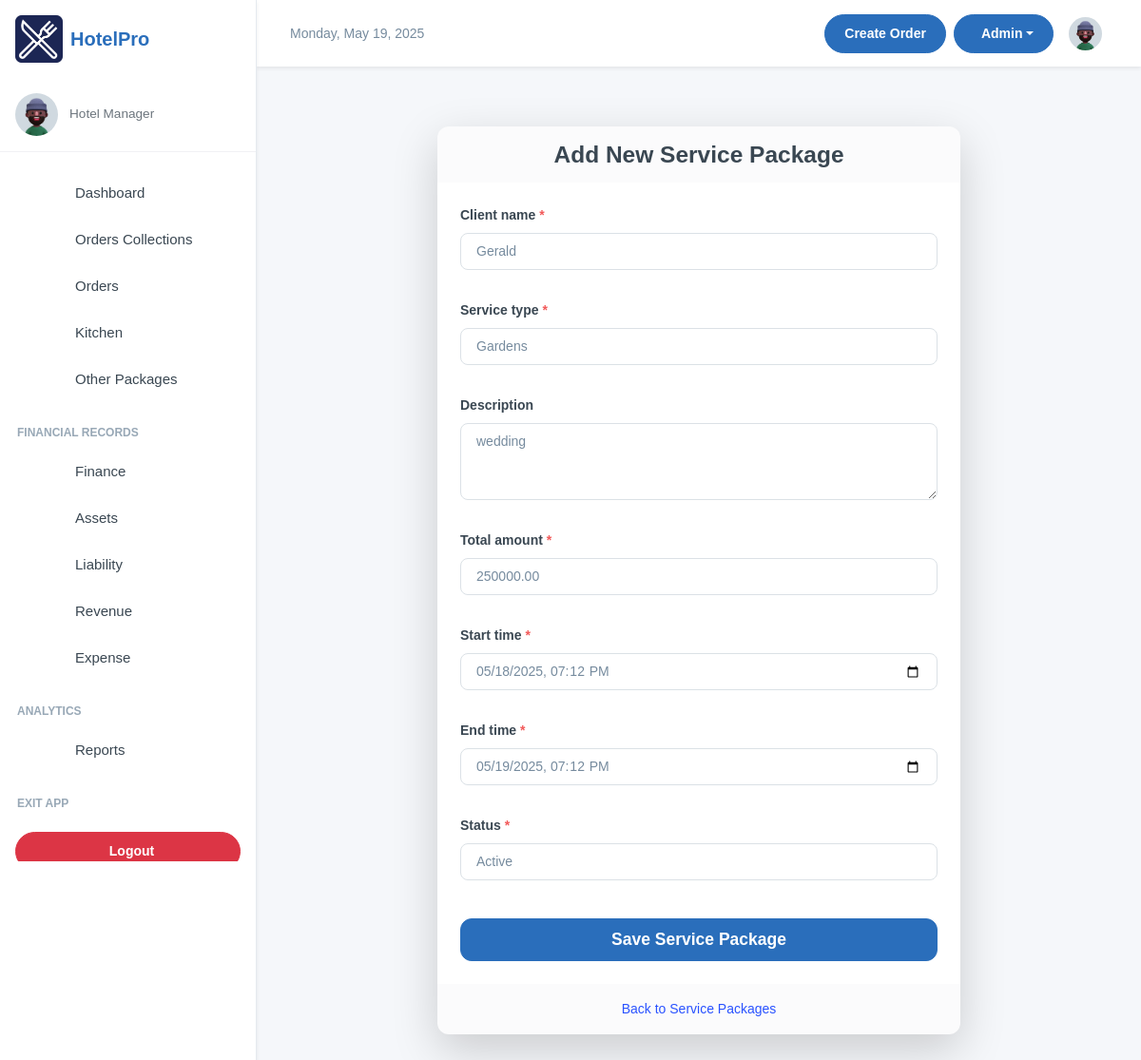
Page /others/packages/1/edit/ on the committed database.
### otherPackages/models.py (models this page shows, shortened)
class OtherPackage(models.Model):
    SERVICE_TYPES = [
        ('Conference', 'Conference Room'),
        ('Gardens', 'Gardens'),
        ('Gym', 'Gym Access'),
        ('Laundry', 'Laundry Service'),
        ('Massage', 'Massage Therapy'),
        ('Other', 'Other Service'),
        ('Parking', 'Car Parking'),
        ('Pool', 'Swimming Pool'),
        ('RoomService', 'Room Service'),
        ('Sauna', 'Sauna Session'),
        ('Spa', 'Spa Treatment'),
        ('WiFi', 'High-Speed Wi-Fi'),
    ]
    STATUS_CHOICES = [
        ('Pending', 'Pending'),
        ('Active', 'Active'),
        ('Completed', 'Completed'),
    ]
    client_name = models.CharField(max_length=200)
    service_type = models.CharField(max_length=50, choices=SERVICE_TYPES)
    description = models.TextField(blank=True, null=True)
    total_amount = models.DecimalField(max_digits=10, decimal_places=2)
    start_time = models.DateTimeField()
    end_time = models.DateTimeField()
    status = models.CharField(max_length=20, choices=STATUS_CHOICES, default='Pending')
    created_at = models.DateTimeField(auto_now_add=True)
    updated_at = models.DateTimeField(auto_now=True)
    created_by = models.ForeignKey(User, on_delete=models.SET_NULL, null=True)
    class Meta:
        ordering = ['-start_time']
        verbose_name = 'Additional Service Package'
        verbose_name_plural = 'Additional Service Packages'

### otherPackages/views.py (the view, shortened to what this page needs)
# urls.py: path('packages/<int:pk>/edit/', PackageUpdateView.as_view(), name='package_edit'),
class PackageUpdateView(UpdateView):
    model = OtherPackage
    form_class = OtherPackageForm
    template_name = 'package_form.html'
    success_url = '/packages/'
    def get_form_kwargs(self):
        kwargs = super().get_form_kwargs()
        kwargs.pop('created_by', None)
        return kwargs

### otherPackages/forms.py
class OtherPackageForm(forms.ModelForm):
    class Meta:
        model = OtherPackage
        fields = '__all__'
        exclude = ['created_by']
        widgets = {
            'start_time': forms.DateTimeInput(attrs={'type': 'datetime-local'}),
            'end_time': forms.DateTimeInput(attrs={'type': 'datetime-local'}),
            'description': forms.Textarea(attrs={'rows': 3}),
        }
    def __init__(self, *args, **kwargs):
        super().__init__(*args, **kwargs)
        for field in self.fields:
            self.fields[field].widget.attrs.update({'class': 'form-control'})
        self.fields['start_time'].widget.attrs['class'] = 'form-control datetimepicker'
        self.fields['end_time'].widget.attrs['class'] = 'form-control datetimepicker'

### otherPackages/templates/package_form.html (shortened to what this page needs)
{% extends 'base.html' %}
{% block content %}
<div class="container py-5">
    <div class="row justify-content-center">
        <div class="col-md-8">
            <div class="card shadow-lg border-0 rounded-lg">
                <div class="card-header text-white">
                    <h3 class="mb-0 text-center">Add New Service Package</h3>
                </div>
                <div class="card-body p-4">
                    <form method="post">
                        <div class="row g-3">
                            {% for field in form %}
                                <div class="col-12">
                                    <div class="form-group mb-3">
                                        <label for="{{ field.id_for_label }}" class="form-label fw-bold">
                                            {{ field.label }}
                                            {% if field.field.required %}
                                                <span class="text-danger">*</span>
                                            {% endif %}
                                        </label>
                                        {{ field }}
                                    </div>
                                </div>
                            {% endfor %}
                            <div class="col-12 mt-4">
                                <button type="submit" class="btn btn-primary btn-lg w-100">
                                    Save Service Package
                                </button>
                            </div>
                        </div>
                    </form>
                </div>
                <div class="card-footer text-center py-3">
                    <a href="javascript:history.back()" class="text-decoration-none">
                         Back to Service Packages
                    </a>
                </div>
            </div>
        </div>
    </div>
</div>
{% endblock %}

### templates/base.html (style rules this page uses)
:root { --primary-color: #2A6EBB; --secondary-color: #F8F9FA; --accent-color: #FFD700; --text-color: #333333; --success-color: #28a745; --danger-color: #dc3545; --warning-color: #ffc107; --info-color: #17a2b8; }
body { font-family: 'Poppins', sans-serif; background-color: #f5f7fa; }
.btn-primary { background-color: var(--primary-color); border-color: var(--primary-color); }
.card { border-radius: 0.75rem; border: none; box-shadow: 0 0.125rem 0.25rem rgba(0, 0, 0, 0.075); transition: transform 0.2s ease-in-out, box-shadow 0.2s ease-in-out; }

### rows in the picture
OtherPackage: form "Gerald" "Gardens" "wedding" "250000.00" "05/18/2025 19:12" "05/19/2025 19:12" "Active"

### other values in the picture
{{ field.label }} "Client name" "Service type" "Description" "Total amount" "Start time" "End time" "Status"
